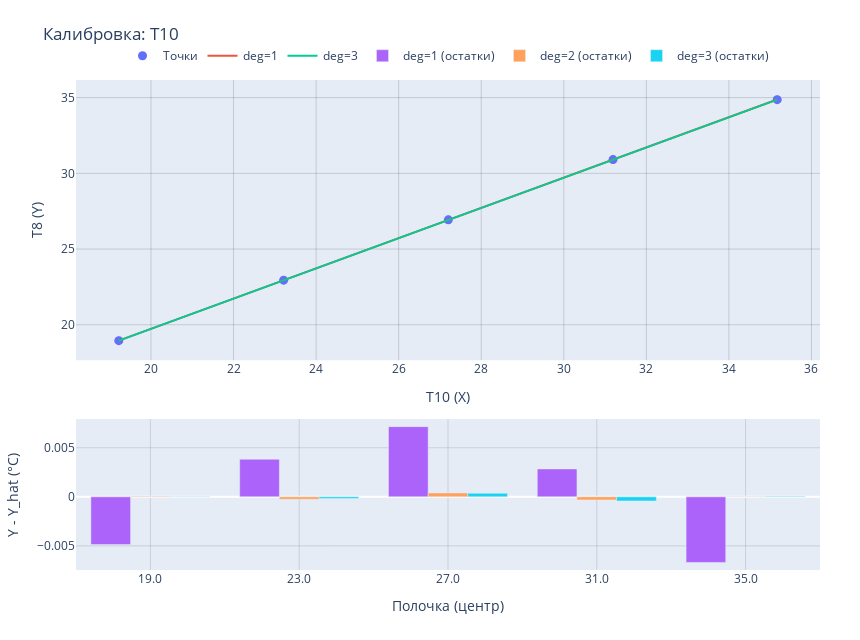
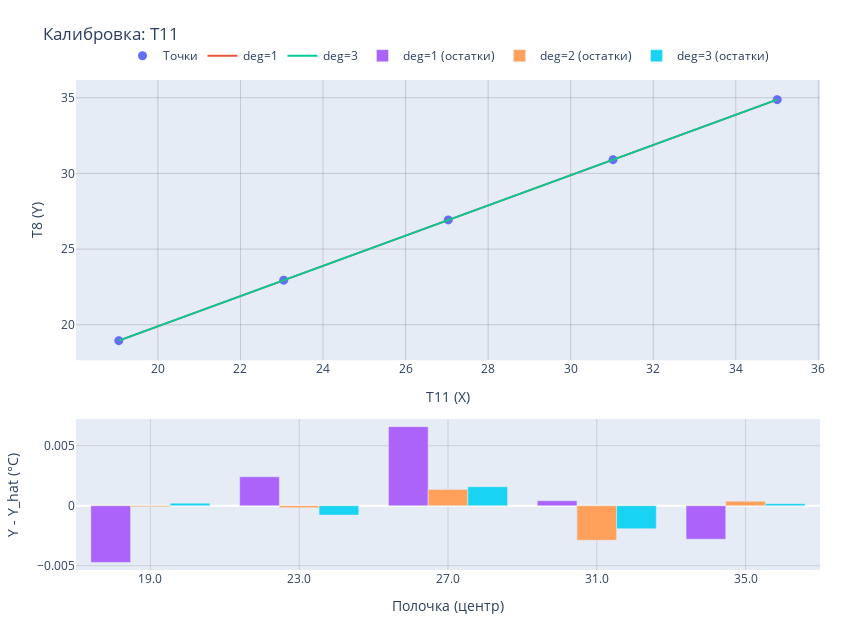
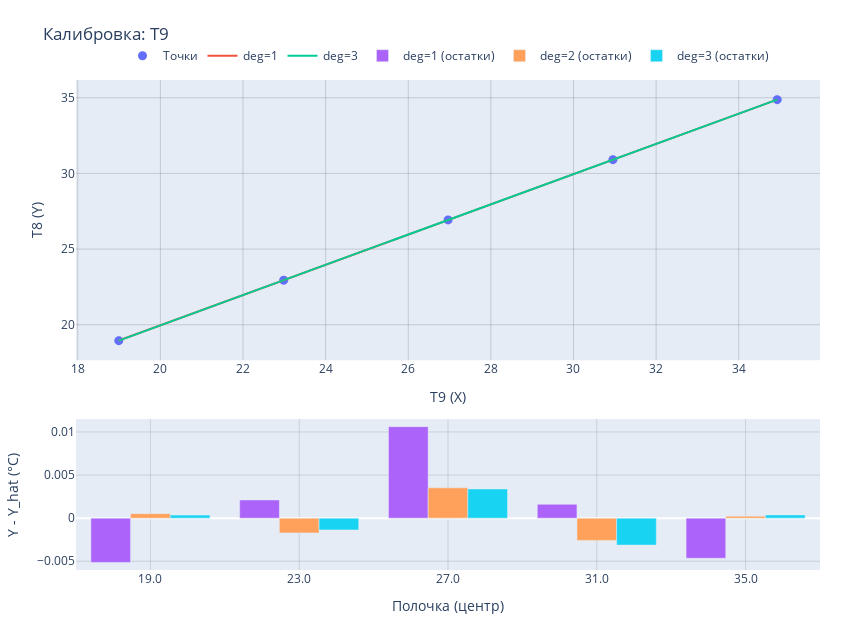

Source (notebook cell) for these figures, in order:
### Code cell
# === 11) Калибровочные кривые (полиномы) ===
import numpy as np
import pandas as pd
import plotly.graph_objects as go
from plotly.subplots import make_subplots

assert 'calibration_points_by_sensor' in globals() and not calibration_points_by_sensor.empty, 'Нет калибровочной таблицы.'

def _poly_formula(coeffs):
    # coeffs in descending order: c0*x^n + c1*x^(n-1) + ... + cN
    deg = len(coeffs) - 1
    terms = []
    for i, c in enumerate(coeffs):
        p = deg - i
        if abs(c) < 1e-15:
            continue
        coef = f"{c:.8g}"
        if p == 0:
            term = f"{coef}"
        elif p == 1:
            term = f"{coef}·X"
        else:
            term = f"{coef}·X^{p}"
        terms.append(term)
    if not terms:
        return 'Y = 0'
    s = ' + '.join(terms).replace('+ -', '- ')
    return 'Y = ' + s

for sensor, g in calibration_points_by_sensor.groupby('sensor'):
    g = g.sort_values('x_mean').reset_index(drop=True)
    x = g['x_mean'].to_numpy(dtype=float)
    y = g['y_mean'].to_numpy(dtype=float)
    y_std = g['y_std'].to_numpy(dtype=float) if 'y_std' in g else np.full_like(y, np.nan)
    w = 1.0 / np.clip(y_std, 1e-9, np.inf)
    n = len(x)
    deg_max = max(1, n - 2)

    fits = []
    for d in range(1, deg_max + 1):
        try:
            coefs = np.polyfit(x, y, deg=d, w=w)
            p = np.poly1d(coefs)
            yhat = p(x)
            resid = y - yhat
            rmse = float(np.sqrt(np.mean(resid**2)))
            mae = float(np.mean(np.abs(resid)))
            mx = float(np.max(np.abs(resid)))
            fits.append({'deg': d, 'coefs': coefs, 'poly': p, 'rmse': rmse, 'mae': mae, 'maxerr': mx, 'resid': resid})
        except Exception as e:
            print(f"[warn] {sensor}: не удалось аппроксимировать степенью {d}: {e}")

    print(f"Сенсор {sensor}: {n} точек; степени 1..{deg_max}")
    for f in fits:
        cdesc = ', '.join([f"{c:.8g}" for c in f['coefs']])
        print(f"deg={f['deg']}: {_poly_formula(f['coefs'])}")
        print(f"    coeffs (старшая→младшая): [{cdesc}] | RMSE={f['rmse']:.6g}, MAE={f['mae']:.6g}, Max|err|={f['maxerr']:.6g}")

    xs = np.linspace(float(x.min()), float(x.max()), 200) if n > 1 else x
    x_err = g['x_std'].to_numpy(dtype=float) if 'x_std' in g else np.full_like(x, np.nan)
    y_err = g['y_std'].to_numpy(dtype=float) if 'y_std' in g else np.full_like(y, np.nan)

    def _err_dict(arr: np.ndarray):
        clean = np.nan_to_num(arr, nan=0.0)
        if not np.any(clean):
            return None
        return dict(type='data', array=clean, visible=True)

    error_x = _err_dict(x_err)
    error_y = _err_dict(y_err)

    fig = make_subplots(rows=2, cols=1, row_heights=[0.65, 0.35], vertical_spacing=0.12)
    fig.add_trace(
        go.Scatter(
            x=x,
            y=y,
            mode='markers',
            name='Точки',
            marker=dict(size=9),
            error_x=error_x,
            error_y=error_y
        ),
        row=1,
        col=1
    )

    p1 = next((f['poly'] for f in fits if f['deg'] == 1), None)
    pN = max(fits, key=lambda f: f['deg'])['poly'] if fits else None
    if p1 is not None:
        fig.add_trace(
            go.Scatter(x=xs, y=p1(xs), mode='lines', name='deg=1'),
            row=1, col=1
        )
    if pN is not None and (p1 is None or pN.order != 1):
        fig.add_trace(
            go.Scatter(x=xs, y=pN(xs), mode='lines', name=f"deg={pN.order}"),
            row=1, col=1
        )

    labels = [f"{bc:.1f}" for bc in g['bin_center']] if 'bin_center' in g.columns else [f"{xi:.2f}" for xi in x]
    for f in fits:
        fig.add_trace(
            go.Bar(
                x=labels,
                y=f['resid'],
                name=f"deg={f['deg']} (остатки)"
            ),
            row=2,
            col=1
        )

    fig.update_xaxes(title_text=f'{sensor} (X)', row=1, col=1, showgrid=True, gridcolor='rgba(0,0,0,0.15)')
    fig.update_yaxes(title_text=f'T{REF_IDX} (Y)', row=1, col=1, showgrid=True, gridcolor='rgba(0,0,0,0.15)')
    fig.update_xaxes(title_text='Полочка (центр)', row=2, col=1, type='category', showgrid=True, gridcolor='rgba(0,0,0,0.12)', categoryorder='array', categoryarray=labels)
    fig.update_yaxes(title_text='Y - Y_hat (°C)', row=2, col=1, showgrid=True, gridcolor='rgba(0,0,0,0.12)')

    fig.update_layout(
        height=640,
        width=860,
        title_text=f'Калибровка: {sensor}',
        barmode='group',
        legend=dict(orientation='h', yanchor='bottom', y=1.02, xanchor='center', x=0.5),
        margin=dict(t=80, l=60, r=40, b=70)
    )

    fig.show()

### Figure 1 — Plotly figure (JSON) as saved in the notebook; plotly's stock layout.template omitted (floating-point values rounded to 4 significant figures; data arrays with more than 128 entries replaced by an {"elided": "..."} marker saying what was removed)
{"data": [{"error_x": {"array": [0.0008719, 0.000714, 0.0009007, 0.001119, 0.001002], "type": "data", "visible": true}, "error_y": {"array": [0.000681, 0.0007335, 0.0008773, 0.001165, 0.0009139], "type": "data", "visible": true}, "marker": {"size": 9}, "mode": "markers", "name": "Точки", "type": "scatter", "x": [19.22, 23.21, 27.2, 31.19, 35.17], "xaxis": "x", "y": [18.95, 22.95, 26.93, 30.91, 34.87], "yaxis": "y"}, {"mode": "lines", "name": "deg=1", "type": "scatter", "x": {"elided": "200 float values"}, "xaxis": "x", "y": {"elided": "200 float values"}, "yaxis": "y"}, {"mode": "lines", "name": "deg=3", "type": "scatter", "x": {"elided": "200 float values"}, "xaxis": "x", "y": {"elided": "200 float values"}, "yaxis": "y"}, {"name": "deg=1 (остатки)", "type": "bar", "x": ["19.0", "23.0", "27.0", "31.0", "35.0"], "xaxis": "x2", "y": [-0.00487, 0.003828, 0.007154, 0.002843, -0.006687], "yaxis": "y2"}, {"name": "deg=2 (остатки)", "type": "bar", "x": ["19.0", "23.0", "27.0", "31.0", "35.0"], "xaxis": "x2", "y": [6.483e-05, -0.0002418, 0.000392, -0.0003115, 2.501e-05], "yaxis": "y2"}, {"name": "deg=3 (остатки)", "type": "bar", "x": ["19.0", "23.0", "27.0", "31.0", "35.0"], "xaxis": "x2", "y": [3.628e-05, -0.0001685, 0.000362, -0.0004263, 6.583e-05], "yaxis": "y2"}], "layout": {"barmode": "group", "height": 640, "legend": {"orientation": "h", "x": 0.5, "xanchor": "center", "y": 1.02, "yanchor": "bottom"}, "margin": {"b": 70, "l": 60, "r": 40, "t": 80}, "title": {"text": "Калибровка: T10"}, "width": 860, "xaxis": {"anchor": "y", "domain": [0, 1], "gridcolor": "rgba(0,0,0,0.15)", "showgrid": true, "title": {"text": "T10 (X)"}}, "xaxis2": {"anchor": "y2", "categoryarray": ["19.0", "23.0", "27.0", "31.0", "35.0"], "categoryorder": "array", "domain": [0, 1], "gridcolor": "rgba(0,0,0,0.12)", "showgrid": true, "title": {"text": "Полочка (центр)"}, "type": "category"}, "yaxis": {"anchor": "x", "domain": [0.428, 1], "gridcolor": "rgba(0,0,0,0.15)", "showgrid": true, "title": {"text": "T8 (Y)"}}, "yaxis2": {"anchor": "x2", "domain": [0, 0.308], "gridcolor": "rgba(0,0,0,0.12)", "showgrid": true, "title": {"text": "Y - Y_hat (°C)"}}}}

### Figure 2 — Plotly figure (JSON) as saved in the notebook; plotly's stock layout.template omitted (floating-point values rounded to 4 significant figures; data arrays with more than 128 entries replaced by an {"elided": "..."} marker saying what was removed)
{"data": [{"error_x": {"array": [0.0009156, 0.0007601, 0.001009, 0.001127, 0.0009836], "type": "data", "visible": true}, "error_y": {"array": [0.0007717, 0.0007354, 0.0008547, 0.001151, 0.0006895], "type": "data", "visible": true}, "marker": {"size": 9}, "mode": "markers", "name": "Точки", "type": "scatter", "x": [19.05, 23.05, 27.04, 31.03, 35.0], "xaxis": "x", "y": [18.95, 22.95, 26.93, 30.91, 34.87], "yaxis": "y"}, {"mode": "lines", "name": "deg=1", "type": "scatter", "x": {"elided": "200 float values"}, "xaxis": "x", "y": {"elided": "200 float values"}, "yaxis": "y"}, {"mode": "lines", "name": "deg=3", "type": "scatter", "x": {"elided": "200 float values"}, "xaxis": "x", "y": {"elided": "200 float values"}, "yaxis": "y"}, {"name": "deg=1 (остатки)", "type": "bar", "x": ["19.0", "23.0", "27.0", "31.0", "35.0"], "xaxis": "x2", "y": [-0.004727, 0.002418, 0.006591, 0.0004184, -0.002792], "yaxis": "y2"}, {"name": "deg=2 (остатки)", "type": "bar", "x": ["19.0", "23.0", "27.0", "31.0", "35.0"], "xaxis": "x2", "y": [-9.192e-05, -0.0001691, 0.001362, -0.002885, 0.0003706], "yaxis": "y2"}, {"name": "deg=3 (остатки)", "type": "bar", "x": ["19.0", "23.0", "27.0", "31.0", "35.0"], "xaxis": "x2", "y": [0.0002145, -0.0007808, 0.001583, -0.001917, 0.0001726], "yaxis": "y2"}], "layout": {"barmode": "group", "height": 640, "legend": {"orientation": "h", "x": 0.5, "xanchor": "center", "y": 1.02, "yanchor": "bottom"}, "margin": {"b": 70, "l": 60, "r": 40, "t": 80}, "title": {"text": "Калибровка: T11"}, "width": 860, "xaxis": {"anchor": "y", "domain": [0, 1], "gridcolor": "rgba(0,0,0,0.15)", "showgrid": true, "title": {"text": "T11 (X)"}}, "xaxis2": {"anchor": "y2", "categoryarray": ["19.0", "23.0", "27.0", "31.0", "35.0"], "categoryorder": "array", "domain": [0, 1], "gridcolor": "rgba(0,0,0,0.12)", "showgrid": true, "title": {"text": "Полочка (центр)"}, "type": "category"}, "yaxis": {"anchor": "x", "domain": [0.428, 1], "gridcolor": "rgba(0,0,0,0.15)", "showgrid": true, "title": {"text": "T8 (Y)"}}, "yaxis2": {"anchor": "x2", "domain": [0, 0.308], "gridcolor": "rgba(0,0,0,0.12)", "showgrid": true, "title": {"text": "Y - Y_hat (°C)"}}}}

### Figure 3 — Plotly figure (JSON) as saved in the notebook; plotly's stock layout.template omitted (floating-point values rounded to 4 significant figures; data arrays with more than 128 entries replaced by an {"elided": "..."} marker saying what was removed)
{"data": [{"error_x": {"array": [0.0007818, 0.000777, 0.001146, 0.001333, 0.0008878], "type": "data", "visible": true}, "error_y": {"array": [0.0007101, 0.0006984, 0.0008977, 0.001056, 0.0007289], "type": "data", "visible": true}, "marker": {"size": 9}, "mode": "markers", "name": "Точки", "type": "scatter", "x": [18.99, 22.98, 26.96, 30.96, 34.93], "xaxis": "x", "y": [18.95, 22.95, 26.93, 30.91, 34.87], "yaxis": "y"}, {"mode": "lines", "name": "deg=1", "type": "scatter", "x": {"elided": "200 float values"}, "xaxis": "x", "y": {"elided": "200 float values"}, "yaxis": "y"}, {"mode": "lines", "name": "deg=3", "type": "scatter", "x": {"elided": "200 float values"}, "xaxis": "x", "y": {"elided": "200 float values"}, "yaxis": "y"}, {"name": "deg=1 (остатки)", "type": "bar", "x": ["19.0", "23.0", "27.0", "31.0", "35.0"], "xaxis": "x2", "y": [-0.005141, 0.002113, 0.01062, 0.001606, -0.004653], "yaxis": "y2"}, {"name": "deg=2 (остатки)", "type": "bar", "x": ["19.0", "23.0", "27.0", "31.0", "35.0"], "xaxis": "x2", "y": [0.0005166, -0.001712, 0.00352, -0.002583, 0.0002292], "yaxis": "y2"}, {"name": "deg=3 (остатки)", "type": "bar", "x": ["19.0", "23.0", "27.0", "31.0", "35.0"], "xaxis": "x2", "y": [0.0003527, -0.001368, 0.003389, -0.003129, 0.0003737], "yaxis": "y2"}], "layout": {"barmode": "group", "height": 640, "legend": {"orientation": "h", "x": 0.5, "xanchor": "center", "y": 1.02, "yanchor": "bottom"}, "margin": {"b": 70, "l": 60, "r": 40, "t": 80}, "title": {"text": "Калибровка: T9"}, "width": 860, "xaxis": {"anchor": "y", "domain": [0, 1], "gridcolor": "rgba(0,0,0,0.15)", "showgrid": true, "title": {"text": "T9 (X)"}}, "xaxis2": {"anchor": "y2", "categoryarray": ["19.0", "23.0", "27.0", "31.0", "35.0"], "categoryorder": "array", "domain": [0, 1], "gridcolor": "rgba(0,0,0,0.12)", "showgrid": true, "title": {"text": "Полочка (центр)"}, "type": "category"}, "yaxis": {"anchor": "x", "domain": [0.428, 1], "gridcolor": "rgba(0,0,0,0.15)", "showgrid": true, "title": {"text": "T8 (Y)"}}, "yaxis2": {"anchor": "x2", "domain": [0, 0.308], "gridcolor": "rgba(0,0,0,0.12)", "showgrid": true, "title": {"text": "Y - Y_hat (°C)"}}}}
